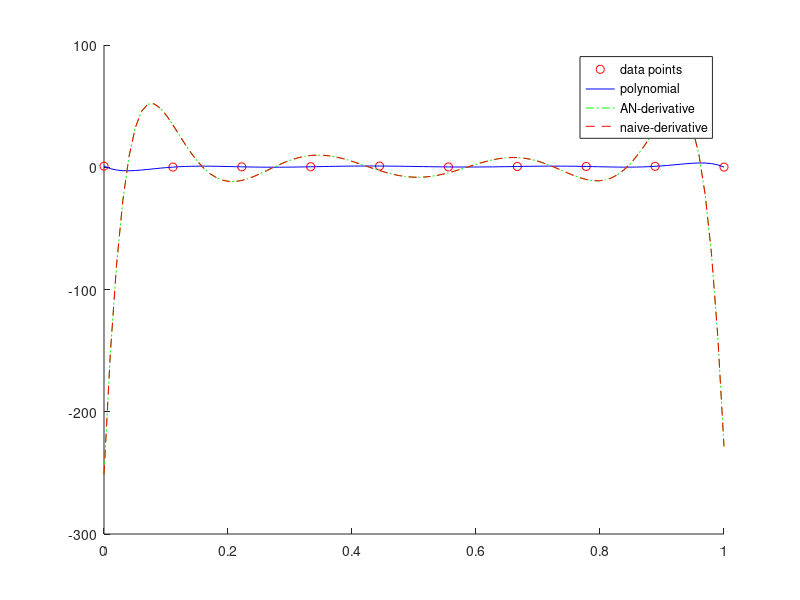

Source code (MATLAB):
function dipoleval_test()

%%% testing script for dipoleval
n = 10;  % number of interpolation points
N = 100; % number of evaluation points
t = linspace(0,1,n);
y = rand(1,n);
x = linspace(0,1,N);

dp = dipoleval(t,y,x);
P = polyfit(t,y,n-1);
p = polyval(P,x);
dp_alt = dipoleval_alt(t,y,x);

figure;
hold on;
plot(t,y,'ro');
plot(x,p,'b-');
plot(x,dp,'g-.');
plot(x,dp_alt,'r--');
legend('data points','polynomial','AN-derivative','naive-derivative',...
       'location','best');
print -depsc '../PICTURES/dipoleval_test.eps'
hold off;

end

function dp = dipoleval(t,y,x)
dp=zeros(1,length(x));

for i = 1:length(x)
    n  = length(y);
    p  = y;
    dP = zeros(1,n);
    for im=2:n
        for i0=im-1:-1:1
            % compute dp(i)'s
            dP(i0) = p(i0+1) + (x(i)-t(i0))*dP(i0+1) - p(:,i0) - (x(i)-t(im))*dP(i0);
            dP(i0) = dP(i0) / ( t(im) - t(i0) );
            % compute p(i)'s
            p(i0)  = (x(i)-t(i0))*p(i0+1) - (x(i)-t(im))*p(i0);
            p(i0)  = p(i0) / ( t(im) - t(i0) );
        end
    end
    dp(i)=  dP(1);
end

end

function dp = dipoleval_alt(t,y,x)

n  = length(y);
P = polyfit(t,y,n-1);
dP = linspace(n-1,0,n).*P;
dp = polyval(dP(1:end-1),x);

end
